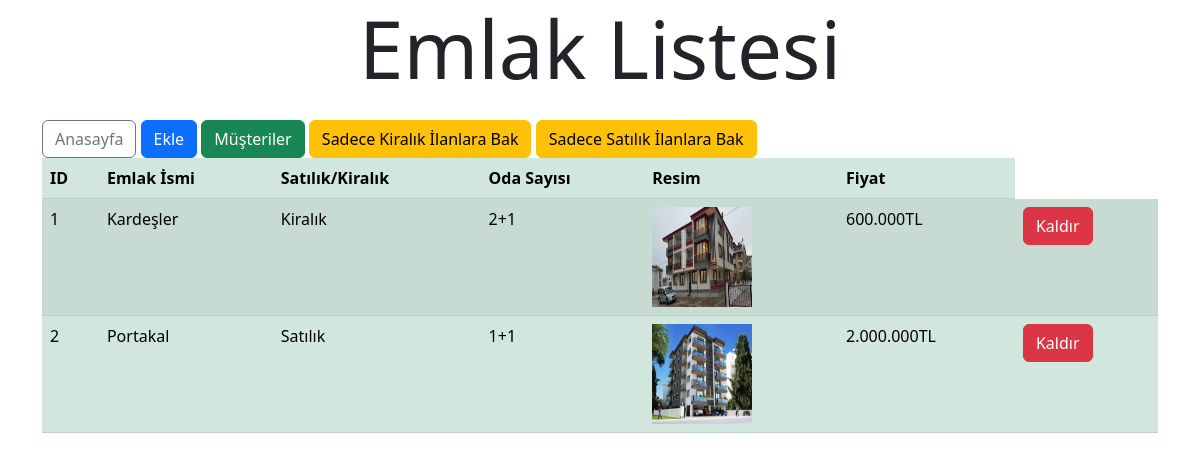
The page /ArdaBaygin/kullanici.php on the database its author committed.
### tables this page shows
CREATE TABLE `emlaklar` (
  `emlak_id` int(11) NOT NULL,
  `emlak_ad` varchar(200) DEFAULT NULL,
  `emlak_tur` varchar(200) DEFAULT NULL,
  `oda_sayisi` varchar(200) DEFAULT NULL,
  `emlak_resim` varchar(200) DEFAULT NULL,
  `emlak_fiyat` varchar(200) DEFAULT NULL
);

### ArdaBaygin/kullanici.php (the view, shortened to what this page needs)
<?php
include "myphpbagla.php";
$sql ="SELECT * FROM emlaklar";
$sorgu = $baglan->prepare($sql);
$sorgu->execute();
?>
<!DOCTYPE html>
<html lang="en">
<head>
    <link href="https://cdn.jsdelivr.net/npm/bootstrap@5.2.0-beta1/dist/css/bootstrap.min.css" rel="stylesheet">
</head>
<body>
    <div class="container">
        <div class="row">
            <div class="col"><h1 class="display-1 text-center">Emlak Listesi</h1></div>
        </div>
    </div>
    <div class="container">
        <div class="row mt-3">
            <div class="col">
            <a href="index.php" class="btn btn-outline-secondary">Anasayfa</a>
            <a href="form_ekle.php" class="btn btn-primary">Ekle</a>
            <a href="musteriler.php" class="btn btn-success">Müşteriler</a>
            <a href="?filtre=<?="Kiralık"?>" class="btn btn-warning">Sadece Kiralık İlanlara Bak</a>
            <a href="?filtre=<?="Satılık"?>" class="btn btn-warning">Sadece Satılık İlanlara Bak</a>
            </div>
        </div>
    </div>
    <div class="container">
        <div class="row">
            <div class="col">
            <table class="table table-success table-striped">
            <thead>
                <tr>
                <th>ID</th>
                <th>Emlak İsmi</th>
                <th>Satılık/Kiralık</th>
                <th>Oda Sayısı</th>
                <th>Resim</th>
                <th>Fiyat</th>
                </tr>
            </thead>
            <?php while($satir = $sorgu->fetch(PDO::FETCH_ASSOC)) { ?>
                <tr>
                <td><?=$satir['emlak_id']?></td>
                <td><?=$satir['emlak_ad']?></td>
                <td><?=$satir['emlak_tur']?></td>
                <td><?=$satir['oda_sayisi']?></td>
                <td><img src="images/<?=$satir['emlak_resim']?>"></td>
                <td><?=$satir['emlak_fiyat']?></td>
                <td>
                <div class="btn-group">
                     <a href="?sil=<?=$satir['emlak_id']?>" class="btn btn-danger">Kaldır</a>
                </div>
                </td>
                </tr>
                <?php } ?>
            </table>
            </div>
        </div>
    </div>
</body>
</html>

### ArdaBaygin/kullanici.php (style rules this page uses)
img { width:100px; height:100px; }

### rows shown on the page
emlaklar: emlak_id "1", emlak_ad "Kardeşler", emlak_tur "Kiralık", oda_sayisi "2+1", emlak_resim (picture), emlak_fiyat "600.000TL"
emlaklar: emlak_id "2", emlak_ad "Portakal", emlak_tur "Satılık", oda_sayisi "1+1", emlak_resim (picture), emlak_fiyat "2.000.000TL"
